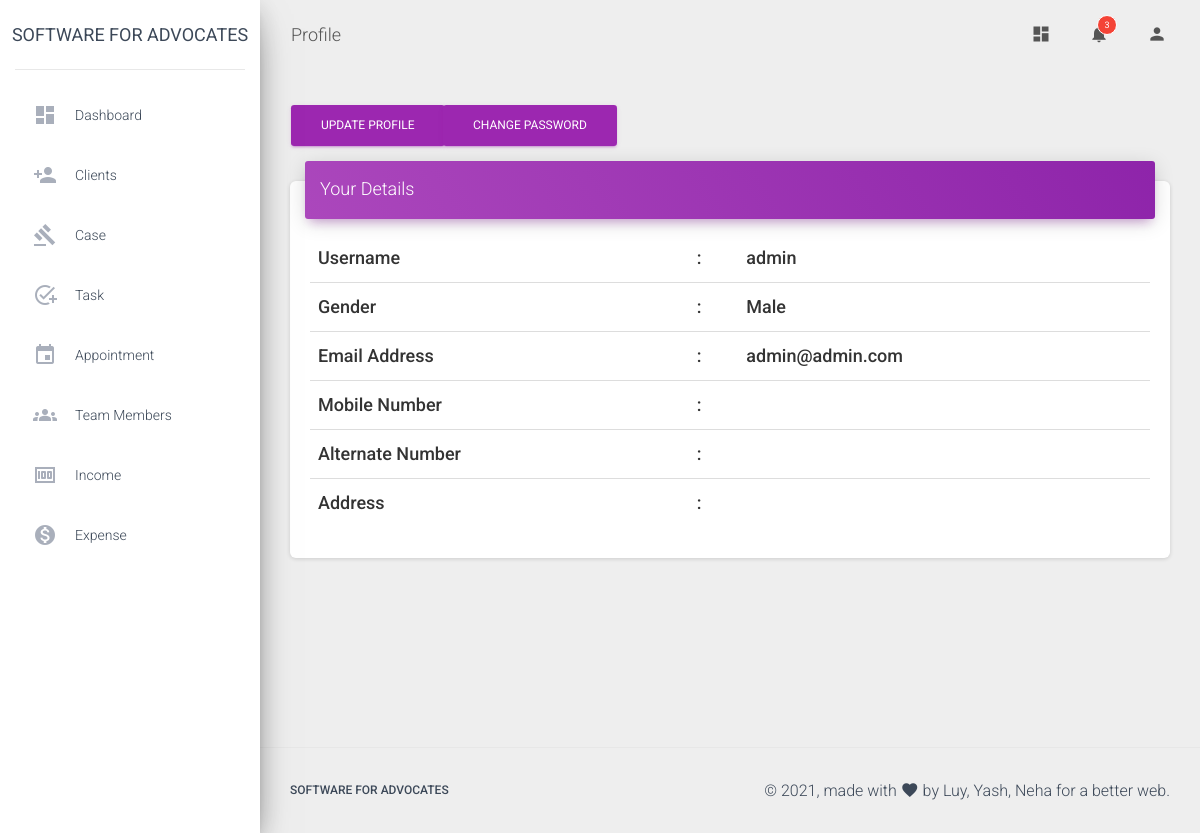
/admin/profile.php (signed in), run on an earlier commit of the app's database.
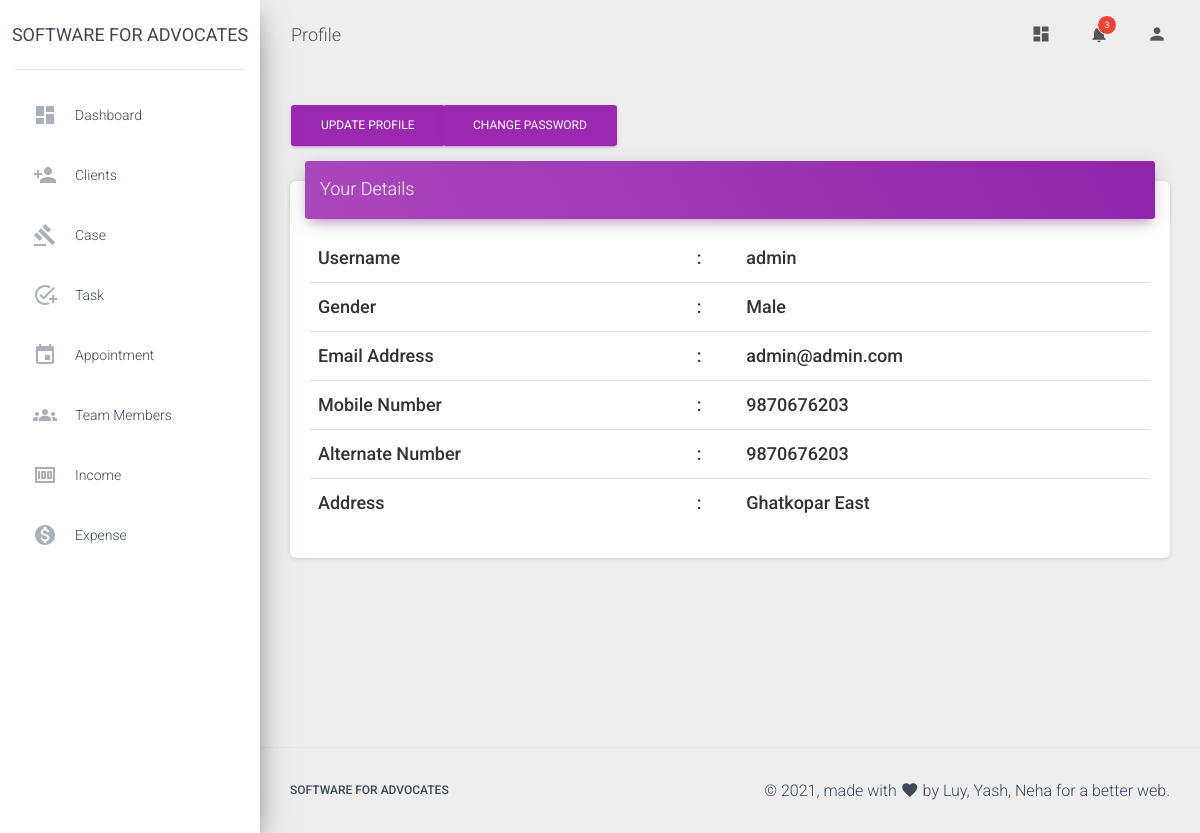
And on a later commit of the database.
### tables this page shows
CREATE TABLE `profile` (
  `ID` int(20) NOT NULL,
  `username` varchar(20) NOT NULL,
  `gender` varchar(6) NOT NULL,
  `email` varchar(50) NOT NULL,
  `mobno` varchar(10) NOT NULL,
  `alternateno` varchar(10) NOT NULL,
  `address` varchar(300) NOT NULL
);

### admin/profile.php (the view, shortened to what the changed rows need)
<?php
if(isset($_SESSION['admin']) && $_SESSION['admin']==true) {
$conn = db_connect();
$user = $_SESSION['user'];
$query = "SELECT * from profile WHERE username='$user'";
$result = mysqli_query($conn, $query);
$array = mysqli_fetch_assoc($result);
?>
<!DOCTYPE html>
<html lang="en">
<head>
  <link rel="stylesheet" href="https://maxcdn.bootstrapcdn.com/font-awesome/latest/css/font-awesome.min.css">
  <link href="../assets/css/material-dashboard.css?v=2.1.2" rel="stylesheet" />
</head>
<body class="">
  <div class="wrapper ">
    <div class="sidebar bg-white" data-color="purple" data-background-color="white">
      <div class="logo bg-white"><a href="#" class="simple-text logo-normal">
          Software for Advocates
        </a></div>
      <div class="sidebar-wrapper bg-white">
        <ul class="nav">
          <li class="nav-item ">
            <a class="nav-link" href="./dashboard.php">
              <i class="material-icons">dashboard</i>
              <p>Dashboard</p>
            </a>
          </li>
          <li class="nav-item ">
            <a class="nav-link" href="./client.php">
              <i class="material-icons">person_add</i>
              <p>Clients</p>
            </a>
          </li>
          <li class="nav-item ">
            <a class="nav-link" href="./cases.php">
              <i class="material-icons">gavel</i>
              <p>Case</p>
            </a>
          </li>
          <li class="nav-item ">
            <a class="nav-link" href="./task.php">
              <i class="material-icons">add_task</i>
              <p>Task</p>
            </a>
          </li>
          <li class="nav-item ">
            <a class="nav-link" href="./appointment.php">
              <i class="material-icons">event</i>
              <p>Appointment</p>
            </a>
          </li>
          <li class="nav-item ">
            <a class="nav-link" href="./teammembers.php">
              <i class="material-icons">groups</i>
              <p>Team members</p>
            </a>
          </li>
          <li class="nav-item ">
            <a class="nav-link" href="./income.php">
              <i class="material-icons">money</i>
              <p>Income</p>
            </a>
          </li>
          <li class="nav-item ">
            <a class="nav-link" href="./expense.php">
              <i class="material-icons">monetization_on</i>
              <p>Expense</p>
            </a>
          </li>
        </ul>
      </div>
    </div>
    <div class="main-panel">
      <nav class="navbar navbar-expand-lg navbar-transparent navbar-absolute fixed-top ">
        <div class="container-fluid">
          <div class="navbar-wrapper">
            <a class="navbar-brand">Profile</a>
          </div>
          <div class="collapse navbar-collapse justify-content-end">
            <ul class="navbar-nav">
              <li class="nav-item">
                <a class="nav-link" href="./dashboard.php">
                  <i class="material-icons">dashboard</i>
                </a>
              </li>
              <li class="nav-item dropdown">
                <a class="nav-link" href="#" id="navbarDropdownMenuLink" data-toggle="dropdown" aria-haspopup="true" aria-expanded="false">
                  <i class="material-icons">notifications</i>
                  <span class="notification">3</span>
                </a>
              </li>
              <li class="nav-item dropdown">
                <a class="nav-link" href="javascript:;" id="navbarDropdownProfile" data-toggle="dropdown" aria-haspopup="true" aria-expanded="false">
                  <i class="material-icons">person</i>
                </a>
              </li>
            </ul>
          </div>
        </div>
      </nav>
      <div class="content">
        <div class="container-fluid">
        <div class="row">
            <div class="col-md-4 col-lg-2">
              <a href="./updateprofile.php" class="btn btn-primary" role="button">Update Profile</a>
            </div>
            <div class="col-md-4 col-lg-2">
            <a href="./forgotpassword.php"><button type="submit" class="btn btn-primary" name="changepassword">Change Password</button></a>
            </div>
          </div>
          <div class="row">
            <div class="col-md-12">
            <div class="card">
                <div class="card-header card-header-primary">
                  <h4 class="card-title">Your Details</h4>
                </div>
                <div class="card-body table-responsive">
                <table class="table table-hover" style="font-size:18px; font-weight:500">
                <tr><td><?php echo "Username"?></td><td> : </td><td><?php echo $array['username']; ?></tr>
                <tr><td><?php echo "Gender"?></td><td> : </td><td><?php echo $array['gender']; ?></td></tr>
                <tr><td><?php echo "Email Address"?></td><td> : </td><td><?php echo $array['email']; ?></td></tr>
                <tr><td><?php echo "Mobile Number"?></td><td> : </td><td><?php echo $array['mobno']; ?></td></tr>
                <tr><td><?php echo "Alternate Number"?></td><td> : </td><td><?php echo $array['alternateno']; ?></td></tr>
                <tr><td><?php echo "Address"?></td><td> : </td><td><?php echo $array['address']; ?></td></tr>
                </table>
                </div>
              </div>
            </div>
          </div>
        </div>
      </div>
      <footer class="footer">
        <div class="container-fluid">
          <nav class="float-left">
            <ul>
              <li>
                <a>
                  Software for Advocates
                </a>
              </li>
            </ul>
          </nav>
          <div class="copyright float-right">
            &copy;
            , made with <i class="material-icons">favorite</i> by
            Luy, Yash, Neha for a better web.
          </div>
        </div>
      </footer>
    </div>
  </div>
</body>
</html>
<?php
}
else {
  header("Location: ../index.php");
}
?>

What changed in the data, as far as the page shows it:
changed profile "admin": mobno (not shown) → "9870676203"; alternateno (not shown) → "9870676203"; address (not shown) → "Ghatkopar East"
